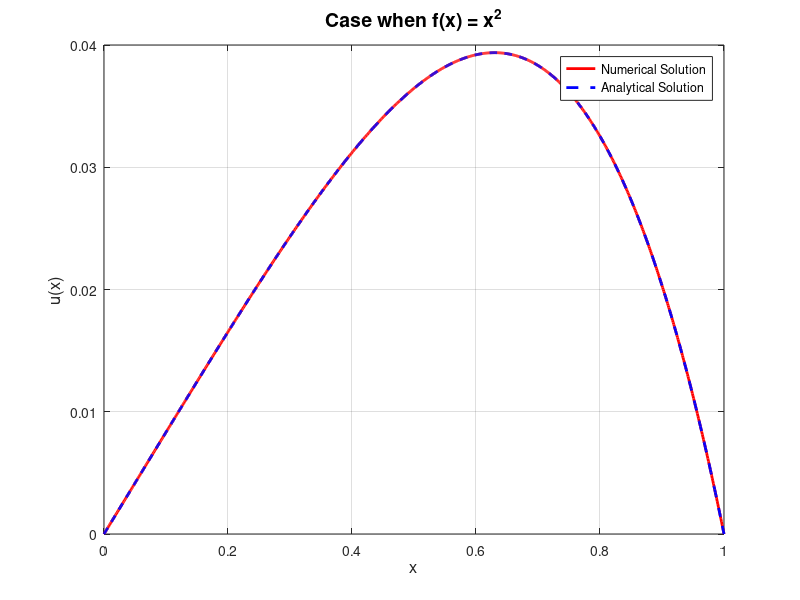

Reproduce this figure in MATLAB.
close all; clc;

% Parameters
N = 1000;
h = 1 / N; 
x = linspace(0, 1, N+1)'; % Grid points
u0 = 0; % Boundary condition: u(0)
u1 = 0; % Boundary condition: u(1)

% Source function f(x)
f = x.^2; 

% Constructing the matrix A
A = zeros(N-1, N-1);
for i = 1:N-1
    if i > 1
        A(i, i-1) = -1 / h^2; % Lower diagonal
    end
    A(i, i) = 2 / h^2; % Main diagonal
    if i < N-1
        A(i, i+1) = -1 / h^2; % Upper diagonal
    end
end


b = f(2:end-1); 
b(1) = b(1) - u0 / h^2; 
b(end) = b(end) - u1 / h^2; 

% LU Decomposition
[L, U, P] = lu(A); % P is permutation matrix


y = L \ (P * b); 
u_interior = U \ y; 
u_numerical = [u0; u_interior; u1]; 

u_analytical = -x.^4 / 12 + x / 12;

error = norm(u_numerical - u_analytical, Inf);
fprintf('Error: %e\n', error);

figure;
plot(x, u_numerical, 'r-', 'LineWidth', 2); hold on;
plot(x, u_analytical, 'b--', 'LineWidth', 2);
xlabel('x', 'FontSize', 12);
ylabel('u(x)', 'FontSize', 12);
legend('Numerical Solution', 'Analytical Solution');
title('Case when f(x) = x^2', 'FontSize', 14);
grid on;
hold off;
